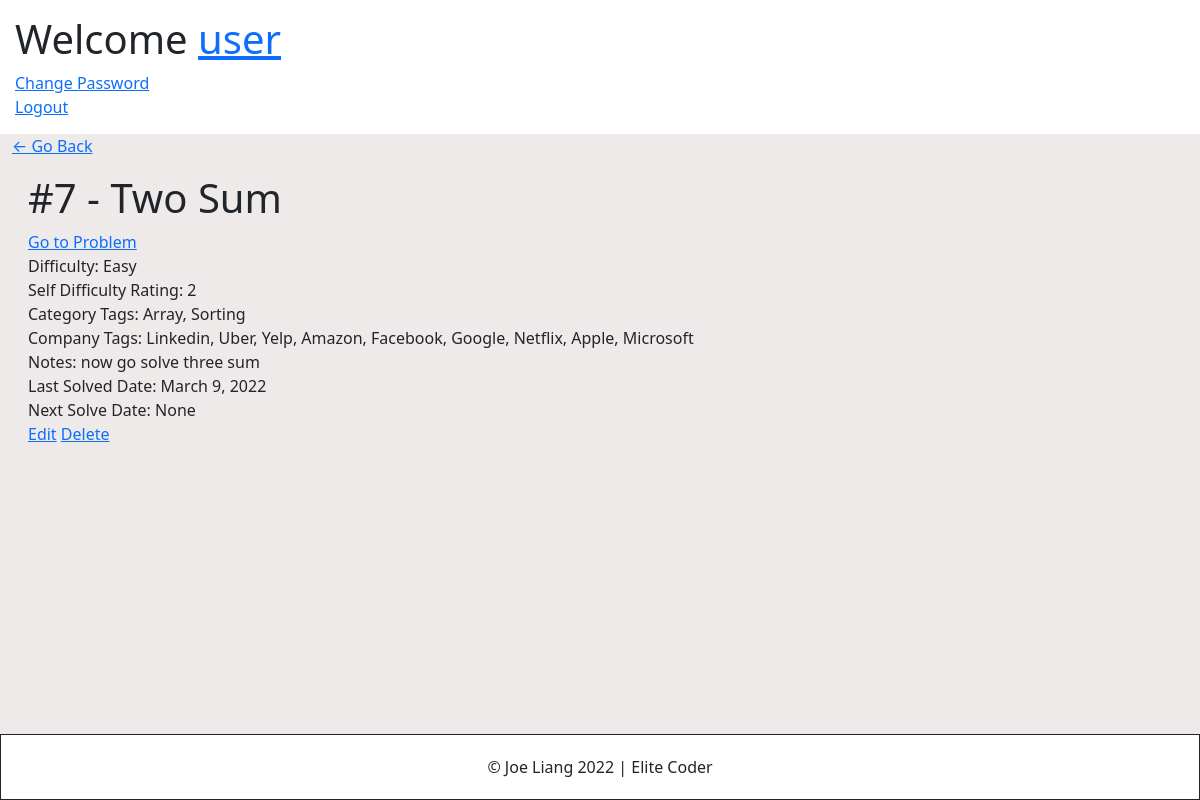
Page /problem/10/ (signed in) on the committed database.
### account/models.py (models this page shows, shortened)
class Account(AbstractBaseUser):
	email 					= models.EmailField(verbose_name="email", max_length=60, unique=True)
	username 				= models.CharField(max_length=30, unique=True)
	date_joined				= models.DateTimeField(verbose_name='date joined', auto_now_add=True)
	last_login				= models.DateTimeField(verbose_name='last login', auto_now=True)
	is_admin				= models.BooleanField(default=False)
	is_active				= models.BooleanField(default=True)
	is_staff				= models.BooleanField(default=False)
	is_superuser			= models.BooleanField(default=False)
	hide_email				= models.BooleanField(default=True)
	USERNAME_FIELD = 'email'
	REQUIRED_FIELDS = ['username']
	objects = MyAccountManager()
	def __str__(self):
		return self.username

### base/models.py (models this page shows, shortened)
class Problem(models.Model):
   user = models.ForeignKey(User, on_delete=models.CASCADE, null=True, blank=True)
   number = models.PositiveIntegerField()
   title = models.CharField(max_length=100)
   link = models.URLField(max_length=500, default="")
   difficulty = models.CharField(max_length=6, choices=DIFFICULTY_CHOICES, default='medium')
   rating = models.CharField(verbose_name='Self Difficulty Rating', max_length=2, choices=RATING_CHOICES, default='3')
   categories = models.TextField(default='', verbose_name="Category Tags (comma separated)", blank=True)
   companies = models.TextField(default='', verbose_name="Company Tags (comma separated)", blank=True)
   notes = models.TextField(default='', blank=True)
   last_solved = models.DateField(default=date.today)
   next_solve = models.DateField(null=True, blank=True)
   def __str__(self):
      return '#'+str(self.number)+' - '+self.title

### base/views.py (the view)
# urls.py: path('problem/<int:pk>/', ProblemDetail.as_view(), name='problem-detail'),
class ProblemDetail(LoginRequiredMixin, DetailView):
    model = Problem
    context_object_name = 'problem'

### base/templates/base/problem_detail.html
{% extends 'base/base.html' %}
{% block content %}
<div class="header-bar">
    <a href="{% url 'problems' %}">&#8592; Go Back</a>
</div>
<div class="card-body">
    <h1>{{problem}}</h1>
    <a href={{problem.link}} target="_blank">Go to Problem</a>
    <div>Difficulty: {{problem.difficulty}}</div>
    <div>Self Difficulty Rating: {{problem.rating}}</div>
    <div>Category Tags: {{problem.categories}}</div>
    <div>Company Tags: {{problem.companies}}</div>
    <div>Notes: {{problem.notes}}</div>
    <div>Last Solved Date: {{problem.last_solved}}</div>
    <div>Next Solve Date: {{problem.next_solve}}</div>
    <a href="{% url 'problem-update' problem.id %}">Edit</a>
    <a href="{% url 'problem-delete' problem.id %}">Delete</a>
</div>
{% endblock content %}

### base/templates/base/header.html
<header>
    {% if request.user.is_authenticated %}
        <div><h1>Welcome <a href="{% url 'problems' %}">{{request.user}}</a></h1></div>
        <div><a href="{% url 'password_change' %}">Change Password</a></div>
        <div><a href="{% url 'logout' %}">Logout</a></div>
    {% else %}
        <div><h1>Elite Coder</h1></div>
        <div>Track your Leetcode progress and solidify your problem-solving foundation through spaced repetition.</div>
        <a href="{% url 'register' %}"><button>Create Account</button></a>
    {% endif %}
</header>

### static/base.css (style rules this page uses)
body { min-height: 100vh; display: flex; flex-flow: column; }
header { padding: 15px; }

### rows in the picture
Account: user "user"
Problem: number+title "#7 - Two Sum", difficulty "Easy", rating "2", categories "Array, Sorting", companies "Linkedin, Uber, Yelp, Amazon, Facebook, Google, Netflix, Apple, Microsoft", notes "now go solve three sum", last_solved "March 9, 2022", next_solve "None"
